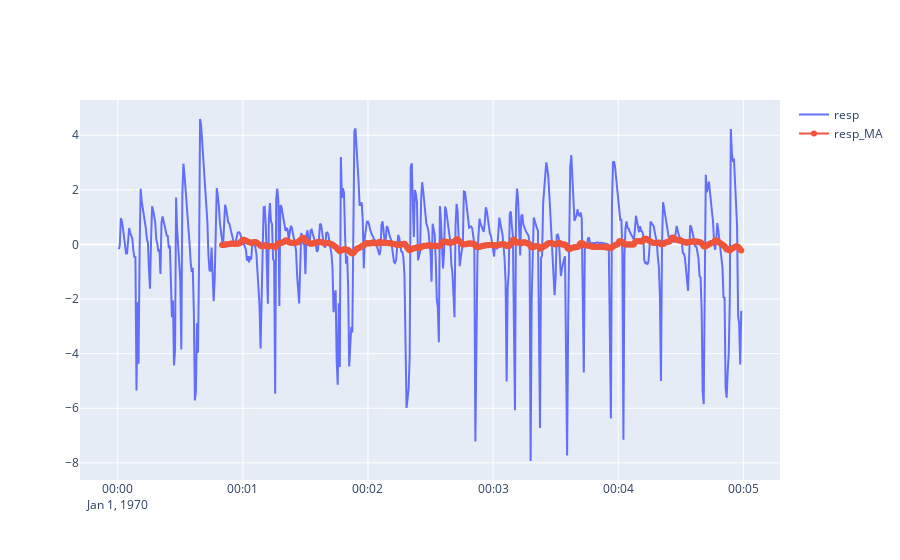

Notebook cell for this chart:
### Code cell
df_resp = pd.read_csv(f'c3_muse_stress/feature_segments/resp/{subject}.csv')
df_resp['timestamp'] = pd.to_datetime(df_resp['timestamp'], unit='ms')

df_resp['resp_MA'] = df_resp['resp'].rolling(window=window).mean()

fig = go.Figure()
fig.add_trace(go.Scatter(x=df_resp['timestamp'], y=df_resp['resp'], mode='lines', name='resp'))
fig.add_trace(go.Scatter(x=df_resp['timestamp'], y=df_resp['resp_MA'], mode='lines+markers', name='resp_MA'))
fig.show()

### Figure 1 — Plotly figure (JSON) as saved in the notebook; plotly's stock layout.template omitted (floating-point values rounded to 4 significant figures; data arrays with more than 128 entries replaced by an {"elided": "..."} marker saying what was removed)
{"data": [{"mode": "lines", "name": "resp", "type": "scatter", "x": {"elided": "598 str values"}, "y": {"elided": "598 float values"}}, {"mode": "lines+markers", "name": "resp_MA", "type": "scatter", "x": {"elided": "598 str values"}, "y": {"elided": "598 float values"}}], "layout": {}}
